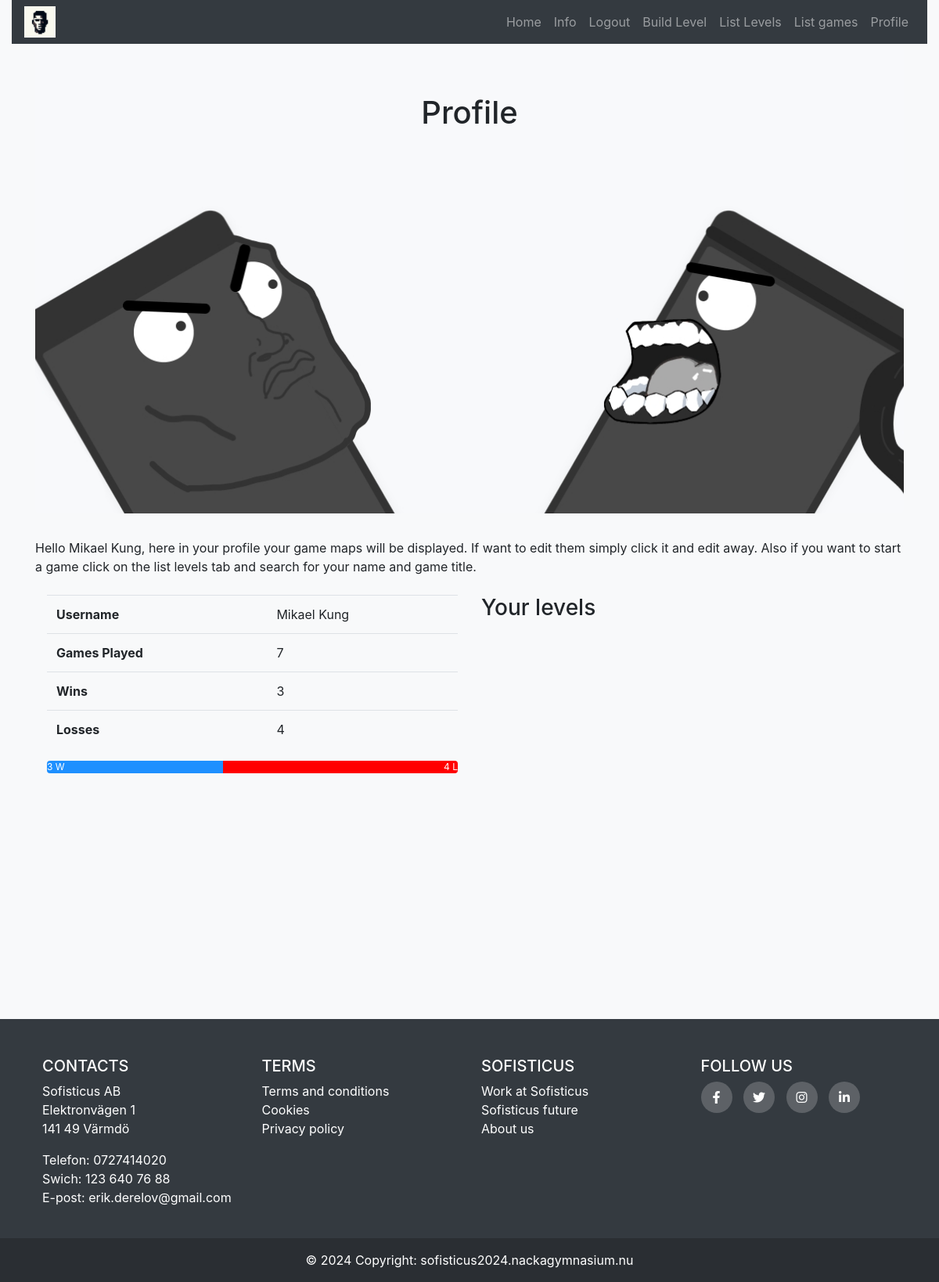
Before: /profile (signed in) with the older database file.
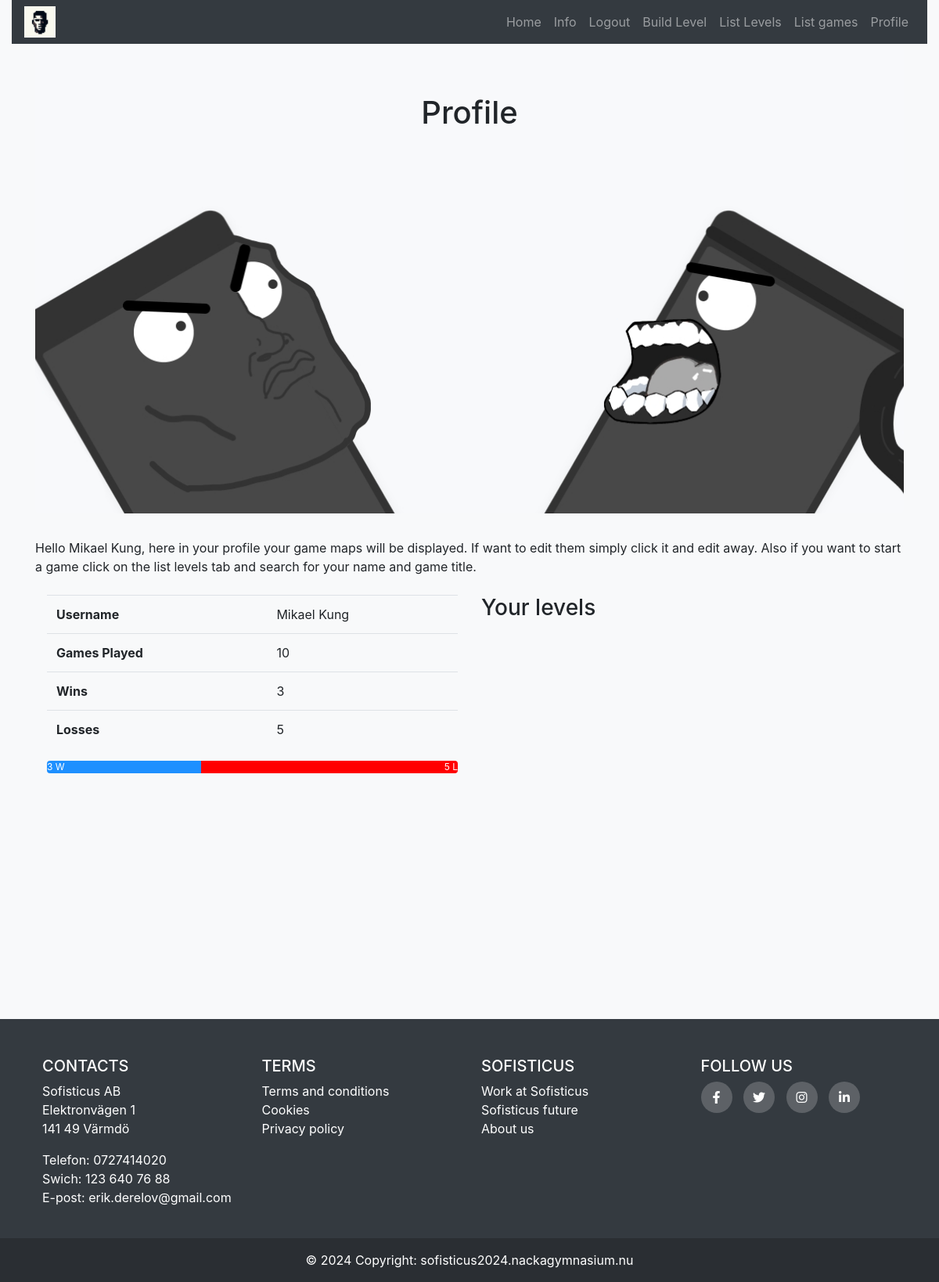
After: the same page with the newer database file.
### tables this page shows
CREATE TABLE "user" (
	"id"	INTEGER NOT NULL UNIQUE,
	"username"	TEXT NOT NULL UNIQUE,
	"password"	TEXT NOT NULL,
	"games_played"	INTEGER DEFAULT 0,
	"wins"	INTEGER DEFAULT 0,
	"loses"	INTEGER DEFAULT 0,
	PRIMARY KEY("id" AUTOINCREMENT)
);

### Hemsida/my_server/routes/route_profile.py (the view)
@app.route('/profile')
def profile():
    user_logged_in()
    conn = create_connection()
    cur = conn.cursor()
    inlogged_user = cur.execute("SELECT * FROM user WHERE id = ?", (session['id'], )).fetchone()
    user_levels = cur.execute("SELECT * FROM level WHERE creator_id = ?", (session['id'], )).fetchall()
    list_user_levels_data = list_levels_j(user_levels)
    conn.close()
    return render_template('profile.html', user = inlogged_user, levels = user_levels, levels_data=json.dumps(list_user_levels_data))

### Hemsida/my_server/routes/dbhandler.py (called while the page is built)
def create_connection(db_file = app.config['DB_PATH']):
    conn = None
    try:
        conn = sqlite3.connect(db_file)
    except sqlite3.Error as e:
        print(e)
    return conn

### Hemsida/my_server/routes/game.py (called while the page is built, shortened)
def list_levels_j(user_levels):
    conn = create_connection()
    cur = conn.cursor()
    list_user_levels_data = []
    conn.close()
    return list_user_levels_data

### Hemsida/my_server/routes/route_login.py (called while the page is built)
def user_logged_in():
    if 'logged_in' in session and session['logged_in']:
        pass
    else:
        abort(401)

### Hemsida/my_server/templates/profile.html (shortened to what this page needs)
{% extends 'base.html' %}
{% block headline %}Profile{% endblock %}
{% block content %}
<div id="info">Hello {{session['username']}}, here in your profile your game maps will be displayed. If want to edit
    them simply click it and edit away. Also if you want to start a game click on the list levels tab and search for your
    name and game title.</div>
<br>
<div class="container">
    <div class="row">
        <div class="col-sm">
            <table class="table">
                <tbody>
                    <tr>
                        <th scope="row">Username</th>
                        <td>{{user[1]}}</td>
                    </tr>
                    <tr>
                        <th scope="row">Games Played</th>
                        <td>{{user[3]}}</td>
                    </tr>
                    <tr>
                        <th scope="row">Wins</th>
                        <td>{{user[4]}}</td>
                    </tr>
                    <tr>
                        <th scope="row">Losses</th>
                        <td>{{user[5]}}</td>
                    </tr>
                </tbody>
            </table>
            <div class="progress">
                <div class="progress-bar text-left" id="winprog">{{user[4]}} W</div>
                <div class="progress-bar text-right" id="lossprog">{{user[5]}} L</div>
            </div>
        </div>
        <div class="col-sm">
            <h3>Your levels</h3>
            <div class="scrollable-div">
            </div>
        </div>
    </div>
</div>
{% endblock %}

### Hemsida/my_server/templates/base.html (shortened to what this page needs)
<!DOCTYPE html>
<html lang="en">
<head>
  <link rel="stylesheet" href="https://maxcdn.bootstrapcdn.com/bootstrap/4.5.2/css/bootstrap.min.css">
  <link rel="stylesheet" href="https://cdnjs.cloudflare.com/ajax/libs/font-awesome/6.1.1/css/all.min.css">
  <link rel="stylesheet" href="{{url_for('static', filename='style.css')}}">
</head>
<body>
  <div class="container-fluid bg-light">
    <nav class="navbar navbar-expand-md navbar-dark bg-dark">
      <img class="float-start" style="width: 40px;" src="{{url_for('static', filename='favicon_io/android-chrome-192x192.png')}}" alt="logo">
      <div class="collapse navbar-collapse w-100 order-3 dual-collapse2" id="navbarNav">
        <ul class="navbar-nav ml-auto">
          {% if session['logged_in'] == True %}
          <li class="nav-item">
            <a class="nav-link" href="{{url_for('memberarea')}}">Home</a>
          </li>
          <li class="nav-item">
            <a class="nav-link" href="{{url_for('info')}}">Info</a>
          </li>
          <li class="nav-item">
            <a class="nav-link" href="{{url_for('logout')}}">Logout</a>
          </li>
          <li class="nav-item">
            <a class="nav-link" href="{{url_for('build_game')}}">Build Level</a>
          </li>
          <li class="nav-item">
            <a class="nav-link" href="{{url_for('list_levels')}}">List Levels</a>
          </li>
          <li class="nav-item">
            <a class="nav-link" href="{{url_for('list_games')}}">List games</a>
          </li>
          <li class="nav-item">
            <a class="nav-link" href="{{url_for('profile')}}">Profile</a>
          </li>
          {% endif %}
        </ul>
      </div>
    </nav>
    <div class="container-fluid">
      <div class="container">
        <div class="jumbotron text-center">
          <h1>{% block headline %}{% endblock %}</h1>
        </div>
        {% block content %}{% endblock %}
      </div>
    </div>
  </div>
  <footer class="bg-dark text-left text-lg-start text-white">
    <div class="container p-4">
      <div class="row mt-4">
        <div class="col-lg-3 col-md-6 mb-4 mb-md-0">
          <h5 class="text-uppercase">Contacts</h5>
          <section>
            <p>
              Sofisticus AB <br>
              Elektronvägen 1 <br>
              141 49 Värmdö
            </p>
          </section>
          <section>
            <p>
              Telefon: 0727414020 <br>
              Swich: 123 640 76 88 <br>
              E-post: erik.derelov@gmail.com</p>
          </section>
        </div>
        <div class="col-lg-3 col-md-6 mb-4 mb-md-0">
          <h5 class="text-uppercase">Terms</h5>
          <ul class="list-unstyled">
            <li>
              <a href="#!" class="text-white">Terms and conditions</a>
            </li>
            <li>
              <a href="#!" class="text-white">Cookies</a>
            </li>
            <li>
              <a href="#!" class="text-white">Privacy policy</a>
            </li>
          </ul>
        </div>
        <div class="col-lg-3 col-md-6 mb-4 mb-md-0">
          <h5 class="text-uppercase">Sofisticus</h5>
          <ul class="list-unstyled">
            <li>
              <a href="#!" class="text-white">Work at Sofisticus</a>
            </li>
            <li>
              <a href="#!" class="text-white">Sofisticus future</a>
            </li>
            <li>
              <a href="#!" class="text-white">About us</a>
            </li>
          </ul>
        </div>
        <div class="col-lg-3 col-md-6 mb-4 mb-md-0">
          <h5 class="text-uppercase">Follow us</h5>
          <ul class="list-unstyled">
            <li>
              <div class="social-links">
                <a href="https://sv-se.facebook.com/"><i class="fab fa-facebook-f"></i></a>
                <a href="https://twitter.com/?lang=sv"><i class="fab fa-twitter"></i></a>
                <a href="https://www.instagram.com/"><i class="fab fa-instagram"></i></a>
                <a href="https://www.linkedin.com/uas/login-submit"><i class="fab fa-linkedin-in"></i></a>
              </div>
            </li>
          </ul>
        </div>
      </div>
    </div>
    <div class="text-center p-3" style="background-color: rgba(0, 0, 0, 0.2)">
      © 2024 Copyright:
      <a class="text-white" href="#">sofisticus2024.nackagymnasium.nu</a>
    </div>
  </footer>
</body>
</html>

### Hemsida/my_server/static/style.css (style rules this page uses)
.jumbotron { background-image: url("img/AngrySofisticus.jpg"); background-size: cover; background-position: center; height: 600px; }
.social-links a { display: inline-block; height: 40px; width: 40px; background-color: rgba(255,255,255,0.2); margin:0 10px 10px 0; text-align: center; line-height: 40px; border-radius: 50%; color: #ffffff; transition: all 0.5s ease; }
.scrollable-div { height: 500px; overflow-y: scroll; }
nav { position: absolute; top: 0; }
#winprog { background-color: dodgerblue; min-width: 0px; }
#lossprog { background-color: red; min-width: 0px; }

### Hemsida/my_server/templates/profile.html (style rules this page uses)
#winprog { background-color: dodgerblue; min-width: 0px; }
#lossprog { background-color: red; min-width: 0px; }

Changed rows visible on the page:
changed user "Mikael Kung": games_played "7" → "10"; loses "4" → "5"
